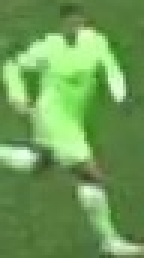
#> input picture output_videos/cropped_image.jpg, 48 x 86 px (shown 3 times larger)
$ jupyter execute color_assignment.ipynb   (shell and % lines are left out)
#> lines starting #> are read from the running program, lines starting #| are printed output that depends on the picture
[cell 1]
# [4 lines of commented-out code are left out]

[cell 2]
import cv2
import matplotlib.pyplot as plt
import numpy as np
from sklearn.cluster import KMeans

[cell 3]
image_path = "../output_videos/cropped_image.jpg"
image = cv2.imread(image_path)
#> image is the input picture: shape (86, 48, 3); mean B, G, R 86, 155.1, 109.6
image = cv2.cvtColor(image, cv2.COLOR_BGR2RGB)

[cell 4]
plt.imshow(image)
plt.show()

## take the top half of the image

[cell 5]
top_half_image=  image[0: int(image.shape[0]/2), :]
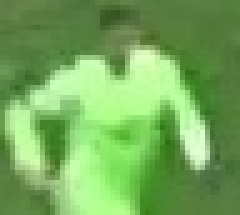
#> top_half_image: shape (43, 48, 3) (shown 5 times larger); mean R, G, B 116.6, 169.8, 91
plt.imshow(top_half_image)
plt.show()

## Cluster the image into two clusters

[cell 6]
# Reshape the image into 2d array
image_2d = top_half_image.reshape(-1, 3)
#> image_2d = 2064 rows, first 8: [96, 125, 71], [94, 123, 69], [95, 124, 68], [99, 128, 72], [99, 130, 73], [100, 131, 74], [101, 132, 73], [101, 132, 73]

# perform k-means clustering with 2 clusters
kmeans = KMeans(n_clusters=2, random_state=0)
kmeans.fit(image_2d)

# get the cluster labels
labels = kmeans.labels_

# reshape the labels into the orginal image shape
clustered_image = labels.reshape(top_half_image.shape[0], top_half_image.shape[1])

# Display the clustered image
plt.imshow(clustered_image)
plt.show()
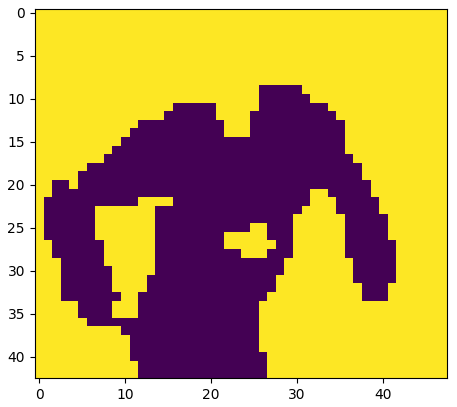
#> figure drawn by matplotlib, 1 panel

[cell 7]
corner_clusters = [clustered_image[0, 0], clustered_image[0, -1], clustered_image[-1, 0], clustered_image[-1, -1]]
#> corner_clusters = [1, 1, 1, 1]
non_player_cluster = max(set(corner_clusters), key=corner_clusters.count)
#> non_player_cluster = 1
print(non_player_cluster)
#| 1

[cell 8]
player_cluster = 1-non_player_cluster
#> player_cluster = 0
print(player_cluster)
#| 0

[cell 9]
kmeans.cluster_centers_[player_cluster]
#> Out = [170.3, 235.7, 142.1]
